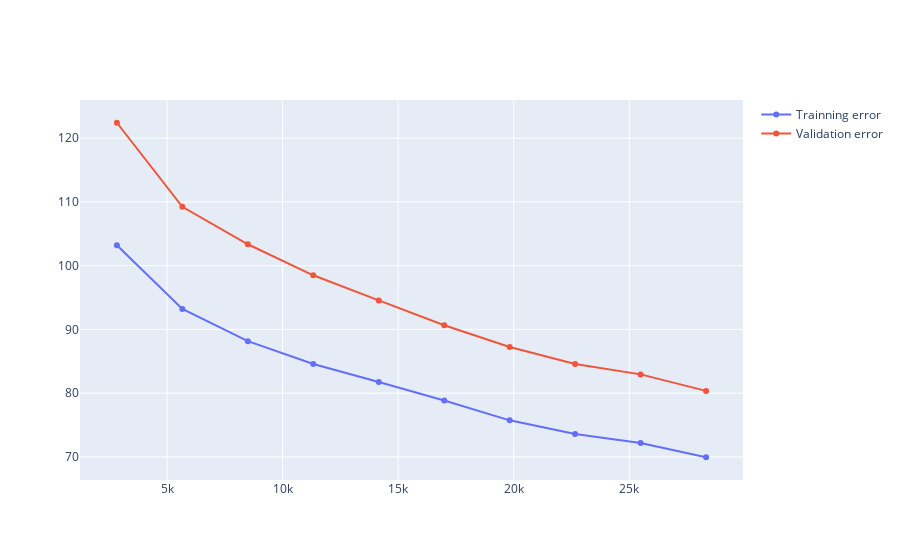

Notebook code cell kept with this figure:
### Code cell
fig = go.Figure()
fig.add_trace(
    go.Scatter(
        x=train_sizes,
        y=-np.mean(train_scores, axis=1),
        name='Trainning error'
    )
)
fig.add_trace(
    go.Scatter(
        x=train_sizes,
        y=-np.mean(valid_scores, axis=1),
        name='Validation error'
    )
)
fig.show()

### Figure 1 — Plotly figure (JSON) as saved in the notebook; plotly's stock layout.template omitted (floating-point values rounded to 4 significant figures)
{"data": [{"name": "Trainning error", "type": "scatter", "x": [2832, 5664, 8496, 11328, 14161, 16993, 19825, 22657, 25489, 28322], "y": [103.2, 93.22, 88.15, 84.57, 81.74, 78.84, 75.74, 73.59, 72.18, 69.95]}, {"name": "Validation error", "type": "scatter", "x": [2832, 5664, 8496, 11328, 14161, 16993, 19825, 22657, 25489, 28322], "y": [122.4, 109.2, 103.4, 98.49, 94.55, 90.66, 87.25, 84.59, 82.95, 80.35]}], "layout": {}}
